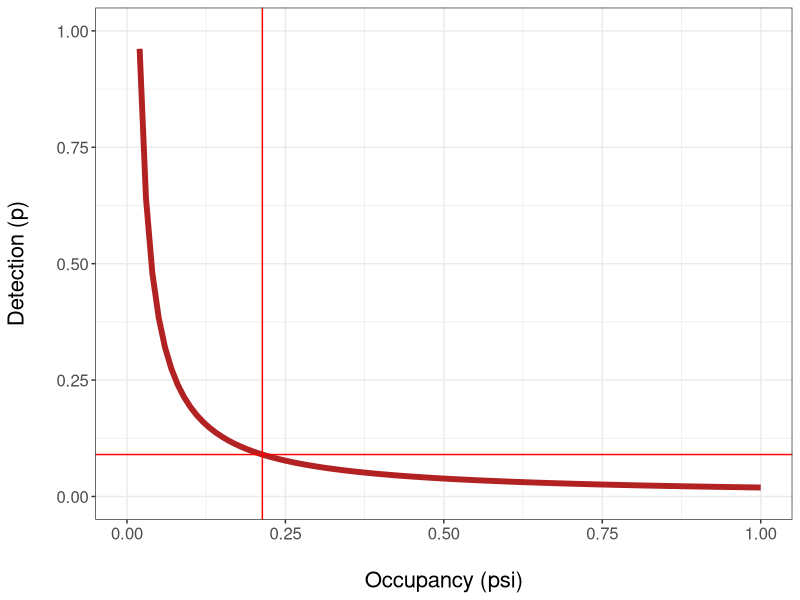

Generate this figure with R:
library(tidyverse)

# naive detection)
naive  <- 4 / 208

# real as estimate
p <- seq(from = 0, to = 1, by = 0.01)

# estimate p
est <- data.frame(p, naive)
est$psi <- est$naive/ est$p
est

# which estimate approximates p = 0.09
prior <- est[which(est$p == 0.09), ]  

# plot
ggplot()+
  theme_bw()+
  geom_line(data = est, aes(x= p, y= psi), lwd = 2, colour = "firebrick")+
  geom_hline(data = prior, aes(yintercept= p) , colour = "red")+
  geom_vline(data = prior, aes(xintercept= psi) , colour = "red")+
  ylim(0, 1)+
  ylab("Detection (p)\n")+
  xlab("\nOccupancy (psi)")+
  theme(axis.text = element_text(size = 12))+
  theme(axis.title = element_text(size = 16))

# Assumption:
# Awakopaka skinks must be characterised by lower occupancy and low detection




